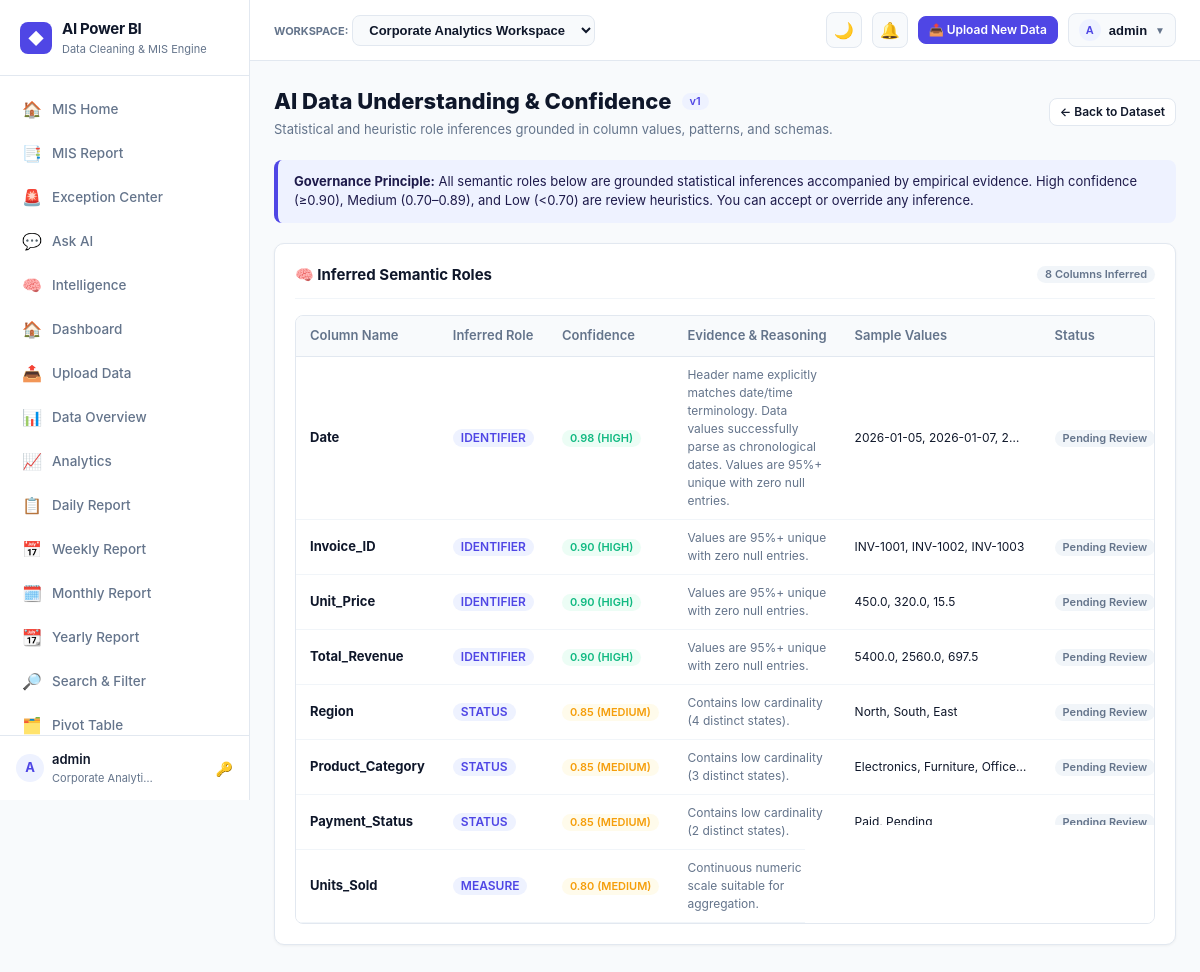
The app's page /datasets/1/understanding/ (signed in) with its own data.
### apps/workspaces/models.py (models this page shows, shortened)
class Workspace(models.Model):
    name = models.CharField(max_length=120)
    slug = models.SlugField(max_length=140, unique=True, blank=True)
    description = models.TextField(blank=True)
    owner = models.ForeignKey(User, on_delete=models.CASCADE, related_name='owned_workspaces')
    created_at = models.DateTimeField(auto_now_add=True)
    updated_at = models.DateTimeField(auto_now=True)
    class Meta:
        ordering = ['name']

### apps/datasets/models.py (models this page shows, shortened)
class DatasetVersion(models.Model):
    dataset = models.ForeignKey(Dataset, on_delete=models.CASCADE, related_name='versions')
    version_number = models.PositiveIntegerField()
    parent_version = models.ForeignKey('self', on_delete=models.SET_NULL, null=True, blank=True, related_name='child_versions')
    transformation_run = models.ForeignKey('cleaning.TransformationRun', on_delete=models.SET_NULL, null=True, blank=True, related_name='output_versions')
    file_path = models.CharField(max_length=512)
    row_count = models.PositiveIntegerField(default=0)
    column_count = models.PositiveIntegerField(default=0)
    quality_score = models.FloatField(default=100.0)
    is_cleaned = models.BooleanField(default=False)
    change_summary = models.TextField(blank=True)
    created_by = models.ForeignKey(User, on_delete=models.SET_NULL, null=True, blank=True)
    created_at = models.DateTimeField(auto_now_add=True)
    class Meta:
        ordering = ['-version_number']
        unique_together = ('dataset', 'version_number')

### apps/understanding/models.py (models this page shows, shortened)
class UnderstandingAssessment(models.Model):
    STATUS_CHOICES = [
        ('pending', 'Pending Review'),
        ('accepted', 'Accepted'),
        ('rejected', 'Rejected'),
        ('overridden', 'User Overridden'),
    ]
    BAND_CHOICES = [
        ('high', 'High (>=0.90)'),
        ('medium', 'Medium (0.70 - 0.89)'),
        ('low', 'Low (<0.70)'),
    ]
    version = models.ForeignKey('datasets.DatasetVersion', on_delete=models.CASCADE, related_name='understanding_assessments')
    column_name = models.CharField(max_length=255)
    inferred_role = models.CharField(max_length=50)
    confidence_score = models.FloatField(default=0.0)
    confidence_band = models.CharField(max_length=20, choices=BAND_CHOICES, default='low')
    evidence = models.TextField()
    sample_patterns = models.JSONField(default=list, blank=True)
    review_status = models.CharField(max_length=20, choices=STATUS_CHOICES, default='pending')
    user_override_role = models.CharField(max_length=50, blank=True)
    reviewed_by = models.ForeignKey(User, on_delete=models.SET_NULL, null=True, blank=True)
    reviewed_at = models.DateTimeField(null=True, blank=True)
    created_at = models.DateTimeField(auto_now_add=True)
    class Meta:
        ordering = ['-confidence_score']
        unique_together = ('version', 'column_name')

### apps/dashboards/views.py (the view)
# urls.py: path('datasets/<int:dataset_id>/understanding/', understanding_view, name='understanding'),
@login_required
def understanding_view(request, dataset_id):
    dataset = get_object_or_404(Dataset, id=dataset_id, workspace=request.workspace)
    version = dataset.active_version
    assessments = UnderstandingAssessment.objects.filter(version=version) if version else []
    return render(request, 'datasets/understanding.html', {
        'dataset': dataset,
        'version': version,
        'assessments': assessments,
    })

### apps/workspaces/context_processors.py (called while the page is built)
def workspace_context(request):
    if hasattr(request, 'user') and request.user.is_authenticated:
        memberships = WorkspaceMembership.objects.filter(user=request.user).select_related('workspace')
        user_workspaces = [m.workspace for m in memberships]
        return {
            'current_workspace': getattr(request, 'workspace', None),
            'user_workspaces': user_workspaces,
        }
    return {
        'current_workspace': None,
        'user_workspaces': [],
    }

### templates/datasets/understanding.html (shortened to what this page needs)
{% extends 'base/base.html' %}
{% block content %}
<div style="display: flex; align-items: center; justify-content: space-between; margin-bottom: 20px; flex-wrap: wrap; gap: 10px;">
  <div>
    <div style="display: flex; align-items: center; gap: 10px;">
      <h1 style="font-size: 22px; font-weight: 800;">AI Data Understanding & Confidence</h1>
      <span class="badge badge-primary">v{{ version.version_number }}</span>
    </div>
    <p style="font-size: 13px; color: var(--text-muted); margin-top: 2px;">
      Statistical and heuristic role inferences grounded in column values, patterns, and schemas.
    </p>
  </div>
  <a href="{% url 'dataset_detail' dataset.id %}" class="btn btn-sm">← Back to Dataset</a>
</div>
<div style="background: var(--primary-light); border-left: 4px solid var(--primary); padding: 12px 16px; border-radius: 8px; margin-bottom: 20px; font-size: 13px; color: #1e1b4b;">
  <b>Governance Principle:</b> All semantic roles below are grounded statistical inferences accompanied by empirical evidence. High confidence (≥0.90), Medium (0.70–0.89), and Low (&lt;0.70) are review heuristics. You can accept or override any inference.
</div>
<div class="card">
  <div class="card-header">
    <div class="card-title">🧠 Inferred Semantic Roles</div>
    <span class="badge badge-neutral">{{ assessments.count }} Columns Inferred</span>
  </div>
  <div class="table-responsive">
    <table class="data-table">
      <thead>
        <tr>
          <th>Column Name</th>
          <th>Inferred Role</th>
          <th>Confidence</th>
          <th>Evidence & Reasoning</th>
          <th>Sample Values</th>
          <th>Status</th>
        </tr>
      </thead>
      <tbody>
        {% for a in assessments %}
        <tr>
          <td><b>{{ a.column_name }}</b></td>
          <td>
            <span class="badge badge-primary" style="font-size: 12px;">
              {% if a.user_override_role %}{{ a.user_override_role }} (Overridden){% else %}{{ a.inferred_role|upper }}{% endif %}
            </span>
          </td>
          <td>
            <span class="badge {% if a.confidence_band == 'high' %}badge-success{% elif a.confidence_band == 'medium' %}badge-warning{% else %}badge-neutral{% endif %}">
              {{ a.confidence_score|floatformat:2 }} ({{ a.confidence_band|upper }})
            </span>
          </td>
          <td style="max-width: 320px; white-space: normal; font-size: 12px; color: var(--text-muted);">
            {{ a.evidence }}
          </td>
          <td style="max-width: 200px; white-space: nowrap; overflow: hidden; text-overflow: ellipsis; font-size: 12px;">
            {{ a.sample_patterns|slice:":3"|join:", " }}
          </td>
          <td>
            <span class="badge {% if a.review_status == 'accepted' %}badge-success{% elif a.review_status == 'overridden' %}badge-warning{% else %}badge-neutral{% endif %}">
              {{ a.get_review_status_display }}
            </span>
          </td>
        </tr>
        {% empty %}
        <tr>
          <td colspan="7" style="text-align: center; color: var(--text-muted); padding: 20px;">No column assessments found.</td>
        </tr>
        {% endfor %}
      </tbody>
    </table>
  </div>
</div>
{% endblock %}

### templates/base/base.html (shortened to what this page needs)
{% load static %}
<!DOCTYPE html>
<html lang="en">
<head>
  <link rel="stylesheet" href="{% static 'css/theme.css' %}">
</head>
<body>
  <aside class="sidebar">
    <div class="brand">
      <div class="brand-logo">◆</div>
      <div>
        <div class="brand-name">AI Power BI</div>
        <div class="brand-sub">Data Cleaning & MIS Engine</div>
      </div>
    </div>
    <nav class="nav-links">
      <a href="{% url 'mis_home' %}" class="nav-item {% if request.resolver_match.url_name in 'mis_home,mis_home_alt' %}active{% endif %}">
        <span class="nav-icon">🏠</span> MIS Home
      </a>
      <a href="{% url 'reports' %}" class="nav-item {% if request.resolver_match.url_name == 'reports' %}active{% endif %}">
        <span class="nav-icon">📑</span> MIS Report
      </a>
      <a href="{% url 'exception_center' %}" class="nav-item {% if request.resolver_match.url_name == 'exception_center' %}active{% endif %}">
        <span class="nav-icon">🚨</span> Exception Center
      </a>
      <a href="{% url 'ask_ai' %}" class="nav-item {% if request.resolver_match.url_name in 'ask_ai,ask_data' %}active{% endif %}">
        <span class="nav-icon">💬</span> Ask AI
      </a>
      <a href="{% url 'intelligence' %}" class="nav-item {% if request.resolver_match.url_name == 'intelligence' %}active{% endif %}">
        <span class="nav-icon">🧠</span> Intelligence
      </a>
      <a href="{% url 'dashboard' %}" class="nav-item {% if request.resolver_match.url_name == 'dashboard' %}active{% endif %}">
        <span class="nav-icon">🏠</span> Dashboard
      </a>
      <a href="{% url 'upload' %}" class="nav-item {% if request.resolver_match.url_name == 'upload' %}active{% endif %}">
        <span class="nav-icon">📤</span> Upload Data
      </a>
      <a href="{% url 'data_overview' %}" class="nav-item {% if request.resolver_match.url_name == 'data_overview' %}active{% endif %}">
        <span class="nav-icon">📊</span> Data Overview
      </a>
      <a href="{% url 'analytics' %}" class="nav-item {% if request.resolver_match.url_name == 'analytics' %}active{% endif %}">
        <span class="nav-icon">📈</span> Analytics
      </a>
      <a href="{% url 'daily_report' %}" class="nav-item {% if request.resolver_match.url_name == 'daily_report' %}active{% endif %}">
        <span class="nav-icon">📋</span> Daily Report
      </a>
      <a href="{% url 'weekly_report' %}" class="nav-item {% if request.resolver_match.url_name == 'weekly_report' %}active{% endif %}">
        <span class="nav-icon">📅</span> Weekly Report
      </a>
      <a href="{% url 'monthly_report' %}" class="nav-item {% if request.resolver_match.url_name == 'monthly_report' %}active{% endif %}">
        <span class="nav-icon">🗓️</span> Monthly Report
      </a>
      <a href="{% url 'yearly_report' %}" class="nav-item {% if request.resolver_match.url_name == 'yearly_report' %}active{% endif %}">
        <span class="nav-icon">📆</span> Yearly Report
      </a>
      <a href="{% url 'search_filter' %}" class="nav-item {% if request.resolver_match.url_name == 'search_filter' %}active{% endif %}">
        <span class="nav-icon">🔎</span> Search & Filter
      </a>
      <a href="{% url 'pivot_table' %}" class="nav-item {% if request.resolver_match.url_name == 'pivot_table' %}active{% endif %}">
        <span class="nav-icon">🗂️</span> Pivot Table
      </a>
    </nav>
    <div class="sidebar-footer">
      <div class="user-badge">
        <div style="display: flex; align-items: center; gap: 8px;">
          <div class="user-avatar">{{ request.user.username|make_list|first|upper }}</div>
          <div>
            <div style="font-weight: 600;">{{ request.user.username }}</div>
            <div style="font-size: 11px; color: var(--text-muted);">{{ current_workspace.name|truncatechars:18 }}</div>
          </div>
        </div>
        <a href="{% url 'password_change' %}" style="color: var(--text-muted); text-decoration: none; font-size: 14px;" title="Change Password">🔑</a>
      </div>
    </div>
  </aside>
  <div id="app-wrap">
    <header class="topbar">
      <div class="topbar-left">
        <div class="workspace-selector">
          <label style="font-size: 11px; font-weight: 700; color: var(--text-muted); text-transform: uppercase;">Workspace:</label>
          <select onchange="switchWorkspace(this.value)">
            {% for ws in user_workspaces %}
              <option value="{{ ws.id }}" {% if ws.id == current_workspace.id %}selected{% endif %}>{{ ws.name }}</option>
            {% endfor %}
          </select>
        </div>
      </div>
      <div class="topbar-right">
        <button id="theme-toggle-btn" class="theme-toggle-btn" onclick="toggleTheme()" title="Toggle Dark/Light Mode">
        </button>
        <a href="{% url 'notifications' %}" class="icon-badge-btn" title="Notifications">
          🔔
        </a>
        <a href="{% url 'upload' %}" class="btn btn-primary btn-sm">📤 Upload New Data</a>
        <div class="user-menu-container">
          <button class="user-menu-btn" onclick="toggleUserMenu(event)">
            <span class="user-avatar" style="width: 22px; height: 22px; font-size: 11px;">{{ request.user.username|make_list|first|upper }}</span>
            <span>{{ request.user.username }}</span>
            <span style="font-size: 10px; color: var(--text-muted);">▼</span>
          </button>
        </div>
      </div>
    </header>
    <main class="content-area">
      {% block content %}{% endblock %}
    </main>
  </div>
</body>
</html>

### records on screen
Workspace: name "Corporate Analyti…"
DatasetVersion: version_number "1"
UnderstandingAssessment: column_name "Date", inferred_role "IDENTIFIER", confidence_score "0.98", confidence_band "HIGH", evidence "Header name explicitly matches date/time terminology. Data values successfully parse as chronological dates. Values are 95%+ unique with zero null entries.", sample_patterns "2026-01-05, 2026-01-07, 2…", review_status "Pending Review"
UnderstandingAssessment: column_name "Invoice_ID", inferred_role "IDENTIFIER", confidence_score "0.90", confidence_band "HIGH", evidence "Values are 95%+ unique with zero null entries.", sample_patterns "INV-1001, INV-1002, INV-1003", review_status "Pending Review"
UnderstandingAssessment: column_name "Unit_Price", inferred_role "IDENTIFIER", confidence_score "0.90", confidence_band "HIGH", evidence "Values are 95%+ unique with zero null entries.", sample_patterns "450.0, 320.0, 15.5", review_status "Pending Review"
UnderstandingAssessment: column_name "Total_Revenue", inferred_role "IDENTIFIER", confidence_score "0.90", confidence_band "HIGH", evidence "Values are 95%+ unique with zero null entries.", sample_patterns "5400.0, 2560.0, 697.5", review_status "Pending Review"
UnderstandingAssessment: column_name "Region", inferred_role "STATUS", confidence_score "0.85", confidence_band "MEDIUM", evidence "Contains low cardinality (4 distinct states).", sample_patterns "North, South, East", review_status "Pending Review"
UnderstandingAssessment: column_name "Product_Category", inferred_role "STATUS", confidence_score "0.85", confidence_band "MEDIUM", evidence "Contains low cardinality (3 distinct states).", sample_patterns "Electronics, Furniture, Office…", review_status "Pending Review"
UnderstandingAssessment: column_name "Payment_Status", inferred_role "STATUS", confidence_score "0.85", confidence_band "MEDIUM", evidence "Contains low cardinality (2 distinct states).", sample_patterns "Paid, Pending", review_status "Pending Review"
UnderstandingAssessment: column_name "Units_Sold", inferred_role "MEASURE", confidence_score "0.80", confidence_band "MEDIUM", evidence "Continuous numeric scale suitable for aggregation."

### other values on screen
{{ request.user.username|make_list|first|upper }} "A"
{{ request.user.username }} "admin"
{{ assessments.count }} "8"
form field value "Corporate Analytics Workspace"
